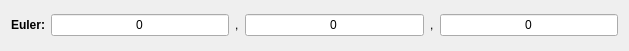
<?xml version="1.0" encoding="UTF-8"?>
<ui version="4.0">
 <class>EulerWidget</class>
 <widget class="QWidget" name="EulerWidget">
  <property name="geometry">
   <rect>
    <x>0</x>
    <y>0</y>
    <width>629</width>
    <height>51</height>
   </rect>
  </property>
  <property name="windowTitle">
   <string>Form</string>
  </property>
  <layout class="QGridLayout" name="gridLayout">
   <item row="0" column="0">
    <widget class="QLabel" name="label_32">
     <property name="styleSheet">
      <string notr="true">QLabel {
font-weight: bold;
font-size: 11px;
}</string>
     </property>
     <property name="text">
      <string>&lt;html&gt;&lt;head/&gt;&lt;body&gt;&lt;p&gt;&lt;span style=&quot; font-size:9pt;&quot;&gt;Euler:&lt;/span&gt;&lt;/p&gt;&lt;/body&gt;&lt;/html&gt;</string>
     </property>
     <property name="alignment">
      <set>Qt::AlignRight|Qt::AlignTrailing|Qt::AlignVCenter</set>
     </property>
    </widget>
   </item>
   <item row="0" column="4">
    <widget class="QLabel" name="label_2">
     <property name="text">
      <string>,</string>
     </property>
    </widget>
   </item>
   <item row="0" column="2">
    <widget class="QLabel" name="label">
     <property name="text">
      <string>,</string>
     </property>
    </widget>
   </item>
   <item row="0" column="1">
    <widget class="QLineEdit" name="e1">
     <property name="minimumSize">
      <size>
       <width>118</width>
       <height>20</height>
      </size>
     </property>
     <property name="text">
      <string>0</string>
     </property>
     <property name="alignment">
      <set>Qt::AlignCenter</set>
     </property>
    </widget>
   </item>
   <item row="0" column="3">
    <widget class="QLineEdit" name="e2">
     <property name="minimumSize">
      <size>
       <width>118</width>
       <height>20</height>
      </size>
     </property>
     <property name="text">
      <string>0</string>
     </property>
     <property name="alignment">
      <set>Qt::AlignCenter</set>
     </property>
    </widget>
   </item>
   <item row="0" column="5">
    <widget class="QLineEdit" name="e3">
     <property name="minimumSize">
      <size>
       <width>118</width>
       <height>20</height>
      </size>
     </property>
     <property name="text">
      <string>0</string>
     </property>
     <property name="alignment">
      <set>Qt::AlignCenter</set>
     </property>
    </widget>
   </item>
  </layout>
 </widget>
 <tabstops>
  <tabstop>e1</tabstop>
  <tabstop>e2</tabstop>
  <tabstop>e3</tabstop>
 </tabstops>
 <resources/>
 <connections/>
</ui>
